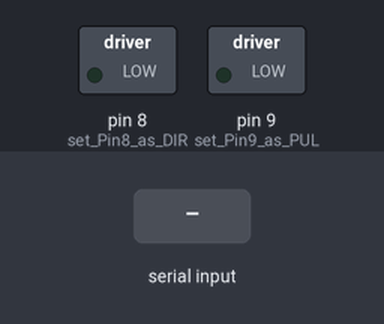
The sketch below on a simulated Arduino Uno, built with avr-gcc and run on an emulated ATmega328P. On the bench: switched loads named in the sketch (green lamp = pin HIGH). Inputs (shaded band) come from the test bench.

Above: at 1.2 s.
1.3 s: "90,45\n" received over Serial
At 1.42 s:
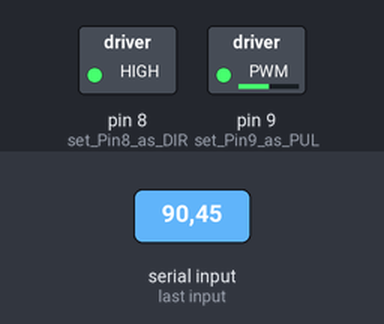
At 2.3 s:
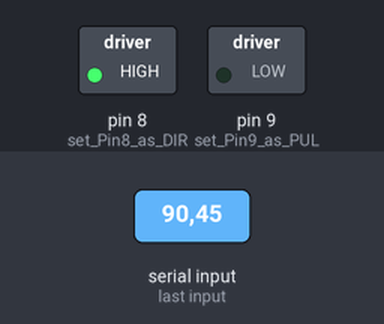
3.0 s: "5\n" received over Serial
At 3.8 s:
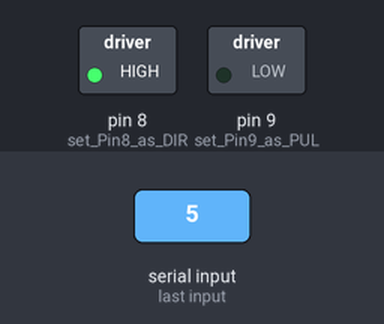
Timing chart, 0 to 6.0 s (numbered marks = the images above; inputs shaded):
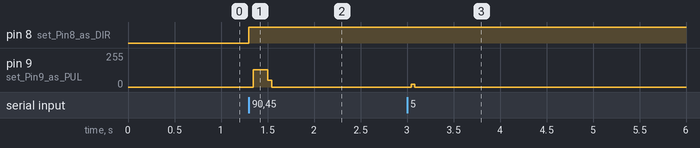

Measured:
- after the input at 1.3 s, pin 8 (set_Pin8_as_DIR): LOW → HIGH at once; pin 9 (set_Pin9_as_PUL): 0/255 → 128/255 at once, → 0/255 0.16 s later
- after the input at 3.0 s, pin 9 (set_Pin9_as_PUL): 0/255 → 19/255 at once, → 0/255 0.04 s later

The sketch:

Motor_control.ino
```cpp
int pos=0;
void setup() {
  // put your setup code here, to run once:
pinMode(9,OUTPUT); // set Pin9 as PUL
pinMode(8,OUTPUT); // set Pin8 as DIR
Serial.begin(115200);
Serial.setTimeout(1);
}

void loop() {
  // put your main code here, to run repeatedly:
  while(!Serial.available());
  int x=Serial.readString().toInt();
  if(x<0){
    reverse(x,1);
  }
  if(x>0){
    forward(x,1);
  }

  //exit(0);
}

void forward(int steps, int pause){
  if(pos-steps>800){
    return NULL;
  }
  int i;
  int x=1000/pause;
  digitalWrite(8,HIGH);
  for(i=0;i<steps;i++){
    digitalWrite(9,HIGH);
    delayMicroseconds(x);
    digitalWrite(9,LOW); // Output low
    delayMicroseconds(x);
  }
  pos+=steps;
}

void reverse(int steps, int pause){
  if(pos-steps<-800){
    return NULL;
  }
  int i;
  int x=1000/pause;
  digitalWrite(8,LOW);
  for(i=0;i<steps;i++){
    digitalWrite(9,HIGH);
    delayMicroseconds(x); // set rotate speed
    digitalWrite(9,LOW); // Output low
    delayMicroseconds(x);
  }
  pos-=steps;
}
```
